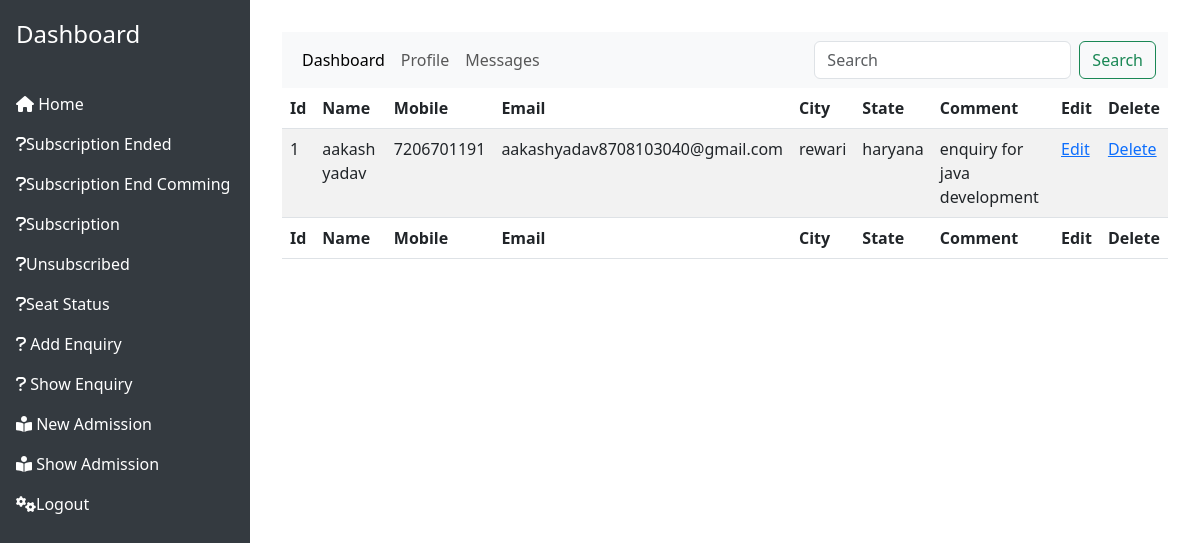
/showenquiry.php (signed in), run on the app's committed database.
### tables this page shows
CREATE TABLE `enquiry` (
  `enq_id` int(11) NOT NULL,
  `name` varchar(40) DEFAULT NULL,
  `mobile` varchar(13) DEFAULT NULL,
  `email` varchar(50) DEFAULT NULL,
  `city` varchar(30) DEFAULT NULL,
  `state` varchar(40) DEFAULT NULL,
  `comment` varchar(40) DEFAULT NULL
);

### dao.php (called while the page is built, shortened)
<?php
$servername = "localhost";
$username = "root";
$password = "";
$dbname = "erplib";
$conn = mysqli_connect($servername, $username, $password, $dbname);
function query($sql)
{
    global $conn;
    $result = mysqli_query($conn, $sql);
    return $result;
}
function fetchAll($result)
{
    $rows = array();
    while ($row = mysqli_fetch_assoc($result)) {
        $rows[] = $row;
    }
    return $rows;
}
function selectAll($table)
{
    $sql = "select * from $table";
    $result = query($sql);
    return $rows = fetchAll($result);
}
?>

### showenquiry.php (the view, shortened to what this page needs)
<?php
if (isset($_SESSION['user'])) {
    ?>
    <?php
    require_once ("header.php");
    require_once ("dao.php");
    ?>
    <div class="table-responsive">
        <table class="table table-striped table-hover">
            <thead>
                <tr>
                    <th>Id</th>
                    <th>Name</th>
                    <th>Mobile</th>
                    <th>Email</th>
                    <th>City</th>
                    <th>State</th>
                    <th>Comment</th>
                    <th>Edit</th>
                    <th>Delete</th>
                </tr>
            </thead>
            <tbody>
                <?php
                $table = "enquiry";
                $rows = selectAll($table);
                for ($i = 0; $i < count($rows); $i++) {
                    ?>
                    <tr>
                        <td><?php echo $rows[$i]['enq_id']; ?></td>
                        <td><?php echo $rows[$i]['name']; ?></td>
                        <td><?php echo $rows[$i]['mobile']; ?></td>
                        <td><?php echo $rows[$i]['email']; ?></td>
                        <td><?php echo $rows[$i]['city']; ?></td>
                        <td><?php echo $rows[$i]['state']; ?></td>
                        <td><?php echo $rows[$i]['comment']; ?></td>
                        <td><a href="edit_enquiry.php?edit=<?php echo $rows[$i]['enq_id']; ?>">Edit</a></td>
                        <td><a href="enquiry_controller.php?del=<?php echo $rows[$i]['enq_id']; ?>">Delete</a></td>
                    </tr>
                    <?php
                }
                ?>
            </tbody>
            <tfoot>
                <tr>
                    <th>Id</th>
                    <th>Name</th>
                    <th>Mobile</th>
                    <th>Email</th>
                    <th>City</th>
                    <th>State</th>
                    <th>Comment</th>
                    <th>Edit</th>
                    <th>Delete</th>
                </tr>
            </tfoot>
        </table>
    </div>
    <?php require_once ("footer.php"); ?>
<?php
} else {
    header('location:login.php?error=please login in first');
}
?>

### data on the page
enquiry: enq_id "1", name "aakash yadav", mobile "7206701191", email "aakashyadav8708103040@gmail.com", city "rewari", state "haryana", comment "enquiry for java development"
